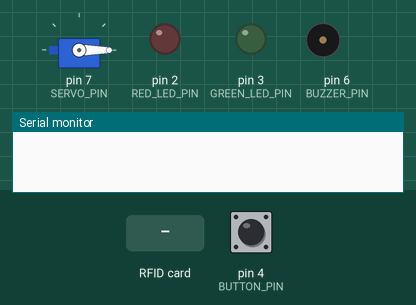
Recording of a sketch running on a simulated Arduino Uno, built with avr-gcc and run on an emulated ATmega328P. Shown: servo, output pins drawn as LEDs (lit = HIGH), buzzer (waves = sounding), the last lines printed to the serial monitor. The test bench sets the inputs (shaded band); at power-on: pin 4 (BUTTON_PIN) HIGH. Pins used as bus, display or sensor lines are not drawn.

Above: at 1.2 s.
1.3 s: RFID card 5E 7A 19 C4 held to the reader
At 2.6 s:
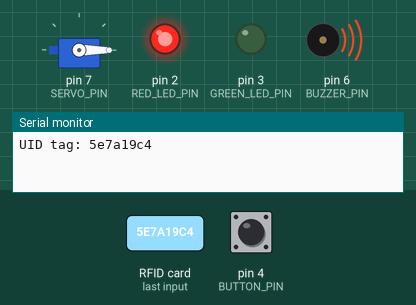
Timing chart, 0 to 4.8 s (numbered marks = the images above; inputs shaded):
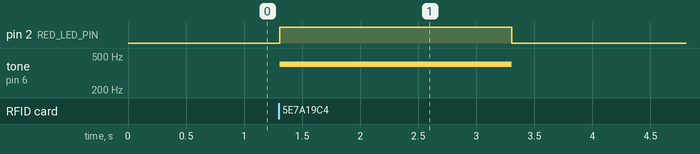

Measured:
- after the input at 1.3 s, pin 2 (RED_LED_PIN): LOW → HIGH at once, → LOW 2.0 s later; tone on pin 6 (BUZZER_PIN): silent → 400 Hz at once, → silent 2.0 s later

The sketch:

Practica_4_Bim3.ino
```cpp
#include <SPI.h>
#include <MFRC522.h>
#include <Servo.h>

#define RST_PIN   9
#define SS_PIN    10
#define GREEN_LED_PIN  3
#define RED_LED_PIN 2
#define BUZZER_PIN 6
#define BUTTON_PIN 4 // Pin del botón para registrar nuevos UIDs
#define SERVO_PIN 7 // Pin del servo

MFRC522 mfrc522(SS_PIN, RST_PIN);
Servo myservo1;

String users[10]; // Lista de UIDs, inicializar con capacidad para 10 UIDs
int usersSize = 0; // Número de UIDs registrados actualmente

void setup() {
  pinMode(GREEN_LED_PIN, OUTPUT);
  pinMode(RED_LED_PIN, OUTPUT);
  pinMode(BUZZER_PIN, OUTPUT);
  pinMode(BUTTON_PIN, INPUT_PULLUP); // Configurar botón con resistencia pull-up interna
  Serial.begin(9600);
  SPI.begin();
  mfrc522.PCD_Init();
  myservo1.attach(SERVO_PIN); // Inicializar el servo
  myservo1.write(0); // Posición inicial del servo (cerrado)
}

void loop() {
  if (digitalRead(BUTTON_PIN) == LOW) {
    registerNewUID();
    delay(1000); // Esperar un segundo para evitar registros múltiples
  }

  if (!mfrc522.PICC_IsNewCardPresent()) {
    return;
  }
  if (!mfrc522.PICC_ReadCardSerial()) {
    return;
  }

  String uid = getUID();
  Serial.print("UID tag: ");
  Serial.println(uid);

  if (checkUID(uid)) {
    digitalWrite(GREEN_LED_PIN, HIGH); // Activar LED verde
    tone(BUZZER_PIN, 200, 4000); // Tono de 200Hz por 4 segundos
    myservo1.write(90); // Abrir la puerta
    delay(4000); // Mantener la puerta abierta por 4 segundos
    digitalWrite(GREEN_LED_PIN, LOW); // Apagar LED verde
    myservo1.write(0); // Cerrar la puerta
  } else {
    digitalWrite(RED_LED_PIN, HIGH); // Activar LED rojo
    tone(BUZZER_PIN, 400, 2000); // Tono de 400Hz por 2 segundos
    delay(2000); // Mantener encendido el LED rojo por 2 segundos
    digitalWrite(RED_LED_PIN, LOW); // Apagar LED rojo
  }

  mfrc522.PICC_HaltA();
  delay(1000);
}

String getUID() {
  String uid = "";
  for (byte i = 0; i < mfrc522.uid.size; i++) {
    uid += mfrc522.uid.uidByte[i] < 0x10 ? "0" : "";
    uid += String(mfrc522.uid.uidByte[i], HEX);
  }
  return uid;
}

bool checkUID(String uid) {
  for (int i = 0; i < usersSize; i++) {
    if (users[i] == uid) {
      return true;
    }
  }
  return false;
}

void registerNewUID() {
  if (!mfrc522.PICC_IsNewCardPresent()) {
    return;
  }
  if (!mfrc522.PICC_ReadCardSerial()) {
    return;
  }

  String uid = getUID();
  Serial.print("Registrando nuevo UID: ");
  Serial.println(uid);

  // Agregar el nuevo UID a la lista de usuarios si no está ya registrado
  if (!checkUID(uid) && usersSize < 10) {
    users[usersSize] = uid;
    usersSize++;
    Serial.println("UID registrado correctamente.");
    digitalWrite(GREEN_LED_PIN, HIGH); // Indicar éxito con el LED verde
    delay(1000);
    digitalWrite(GREEN_LED_PIN, LOW);
  } else {
    Serial.println("UID ya registrado o lista llena.");
    digitalWrite(RED_LED_PIN, HIGH); // Indicar error con el LED rojo
    delay(1000);
    digitalWrite(RED_LED_PIN, LOW);
  }

  mfrc522.PICC_HaltA();
}
```
